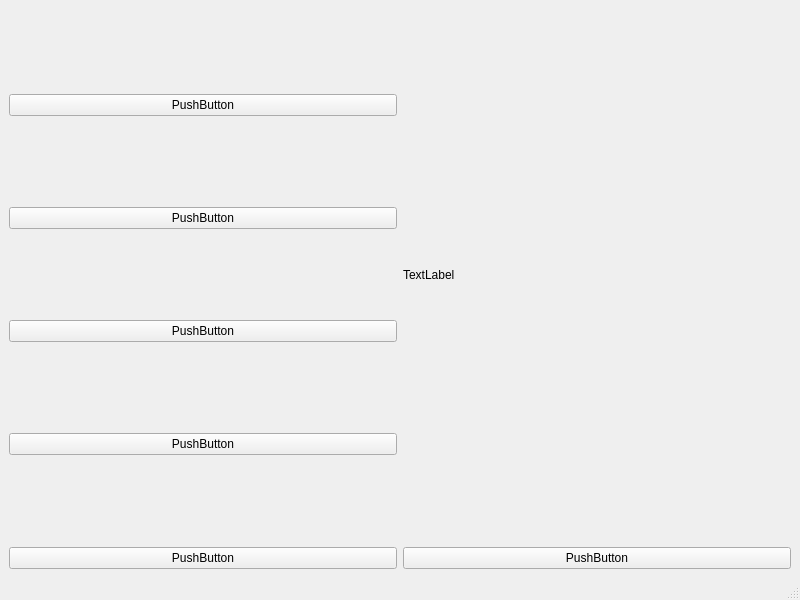
<?xml version="1.0" encoding="UTF-8"?>
<ui version="4.0">
 <class>MainWindow</class>
 <widget class="QMainWindow" name="MainWindow">
  <property name="geometry">
   <rect>
    <x>0</x>
    <y>0</y>
    <width>800</width>
    <height>600</height>
   </rect>
  </property>
  <property name="windowTitle">
   <string>MainWindow</string>
  </property>
  <widget class="QWidget" name="centralwidget">
   <layout class="QVBoxLayout" name="verticalLayout_3">
    <item>
     <layout class="QHBoxLayout" name="horizontalLayout">
      <item>
       <layout class="QVBoxLayout" name="verticalLayout_2">
        <item>
         <widget class="QPushButton" name="pushButton_4">
          <property name="text">
           <string>PushButton</string>
          </property>
         </widget>
        </item>
        <item>
         <widget class="QPushButton" name="pushButton_2">
          <property name="text">
           <string>PushButton</string>
          </property>
         </widget>
        </item>
        <item>
         <widget class="QPushButton" name="pushButton_3">
          <property name="text">
           <string>PushButton</string>
          </property>
         </widget>
        </item>
        <item>
         <widget class="QPushButton" name="pushButton">
          <property name="text">
           <string>PushButton</string>
          </property>
         </widget>
        </item>
       </layout>
      </item>
      <item>
       <layout class="QVBoxLayout" name="verticalLayout_4">
        <item>
         <widget class="QLabel" name="label">
          <property name="text">
           <string>TextLabel</string>
          </property>
         </widget>
        </item>
       </layout>
      </item>
     </layout>
    </item>
    <item>
     <layout class="QHBoxLayout" name="horizontalLayout_2">
      <item>
       <widget class="QPushButton" name="pushButton_6">
        <property name="text">
         <string>PushButton</string>
        </property>
       </widget>
      </item>
      <item>
       <widget class="QPushButton" name="pushButton_5">
        <property name="text">
         <string>PushButton</string>
        </property>
       </widget>
      </item>
     </layout>
    </item>
   </layout>
  </widget>
  <widget class="QMenuBar" name="menubar">
   <property name="geometry">
    <rect>
     <x>0</x>
     <y>0</y>
     <width>800</width>
     <height>21</height>
    </rect>
   </property>
  </widget>
  <widget class="QStatusBar" name="statusbar"/>
 </widget>
 <resources/>
 <connections/>
</ui>
